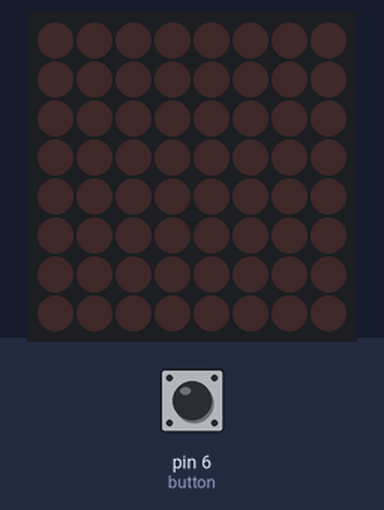
Simulated run of this sketch. Board: Arduino Uno, built with avr-gcc and run on an emulated ATmega328P. On the bench: 8×8 LED matrix. The inputs (shaded band) are chosen by the test bench; at power-on: pin 6 (button) HIGH.

Above: at 1.2 s.
1.3 s: pin 6 (button) pulled LOW for 0.15 s
At 2.2 s:
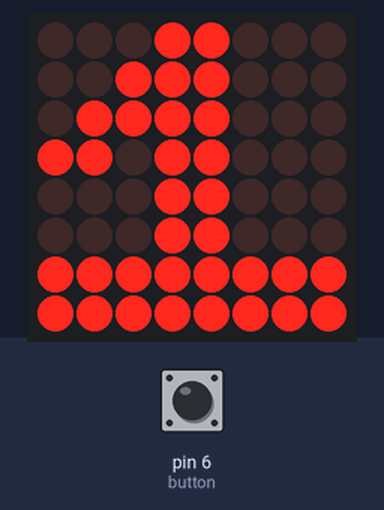
2.9 s: pin 6 (button) pulled LOW for 1 s
At 4.7 s:
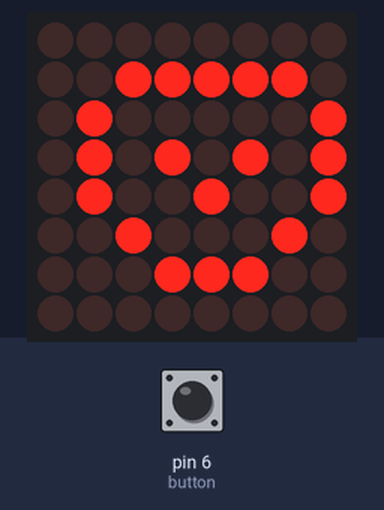
5.4 s: pin 6 (button) pulled LOW for 0.15 s
At 6.6 s:
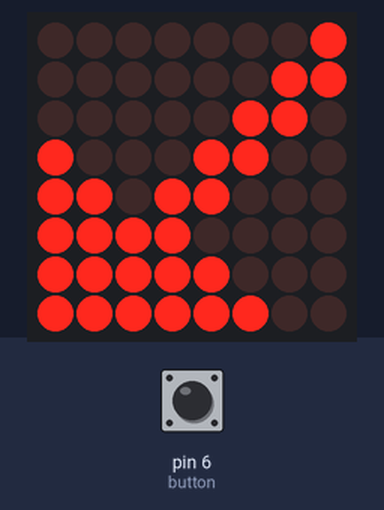
7.0 s: pin 6 (button) pulled LOW for 3.2 s
At 10.7 s:
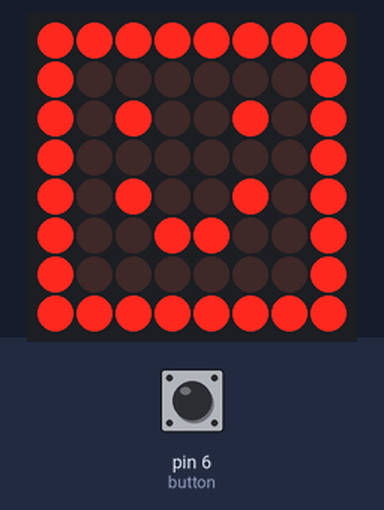
11.7 s: pin 6 (button) pulled LOW for 0.15 s
At 12.6 s:
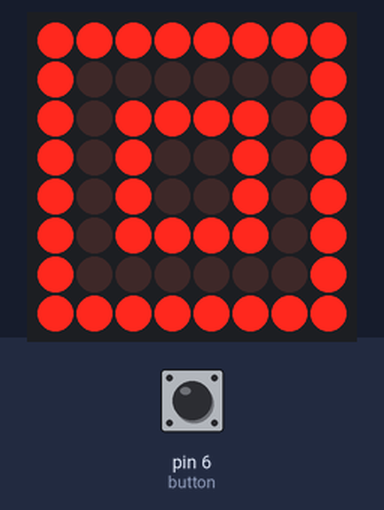
13.3 s: pin 6 (button) pulled LOW for 1 s
At 15.0 s:
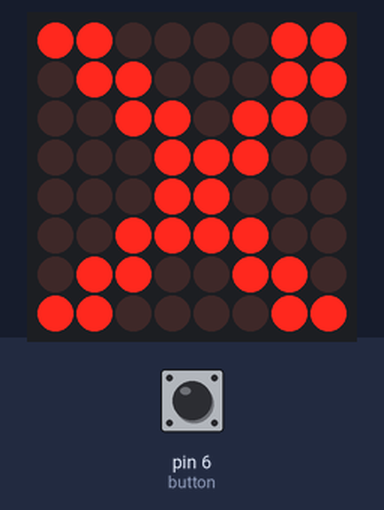
Timing chart, 0 to 16.5 s (numbered marks = the images above; inputs shaded):
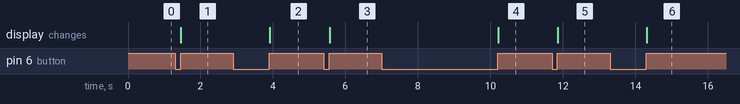

Measured:
- after the input at 1.3 s, the display: changes after 0.16 s (image 1)
- after the input at 2.9 s, the display: changes after 1.0 s (image 2)
- after the input at 5.4 s, the display: changes after 0.16 s (image 3)
- after the input at 7.0 s, the display: changes after 3.2 s (image 4)
- after the input at 11.7 s, the display: changes after 0.16 s (image 5)
- after the input at 13.3 s, the display: changes after 1.0 s (image 6)

The sketch:

dotmatrix_with_button.ino
```cpp
#include <LedControl.h>
int DIN_PIN = 10;
int CS_PIN = 9;
int CLK_PIN = 8;
int button=6;
int k=0;
//***************************************//
//-------------Paste Code Here------------//
//***************************************//

const uint64_t IMAGES[] = {
  0xffff18181b1e1c18,
  0x00384492aa827c00,
  0x3f1f0f1b3160c080,
  0xff8199a581a581ff,
  0xff81bda5a5bd81ff,
  0xc3663c18386cc6c3,
  0xff8199a581a581ff,
  0xff81a59981a581ff,
  0x0103070f1f3f7fff,
  0xfffefcf8f0e0c080,
  0xffffc3c3c3c3ffff
};
int IMAGES_LEN = sizeof(IMAGES)/8;
LedControl display = LedControl(DIN_PIN, CLK_PIN, CS_PIN);

//***************************************//
//------------------END------------------//
//***************************************//

void setup() {
  pinMode(button,INPUT_PULLUP);
  display.clearDisplay(0);
  display.shutdown(0, false);
  display.setIntensity(0, 8);
}

void displayImage(uint64_t image) {
  for (int i = 0; i < 8; i++) {
    byte row = (image >> i * 8) & 0xFF;
    for (int j = 0; j < 8; j++) {
      display.setLed(0, i, j, bitRead(row, j));
    }
  }
}

int i = 0;

void loop() {

  if(digitalRead(button)==LOW ){
   while(digitalRead(button)==LOW){};

  displayImage(IMAGES[i]);
    delay(300);
  i++;
  }

  if (i >= IMAGES_LEN ) {
    i = 0;
  }
}
```
